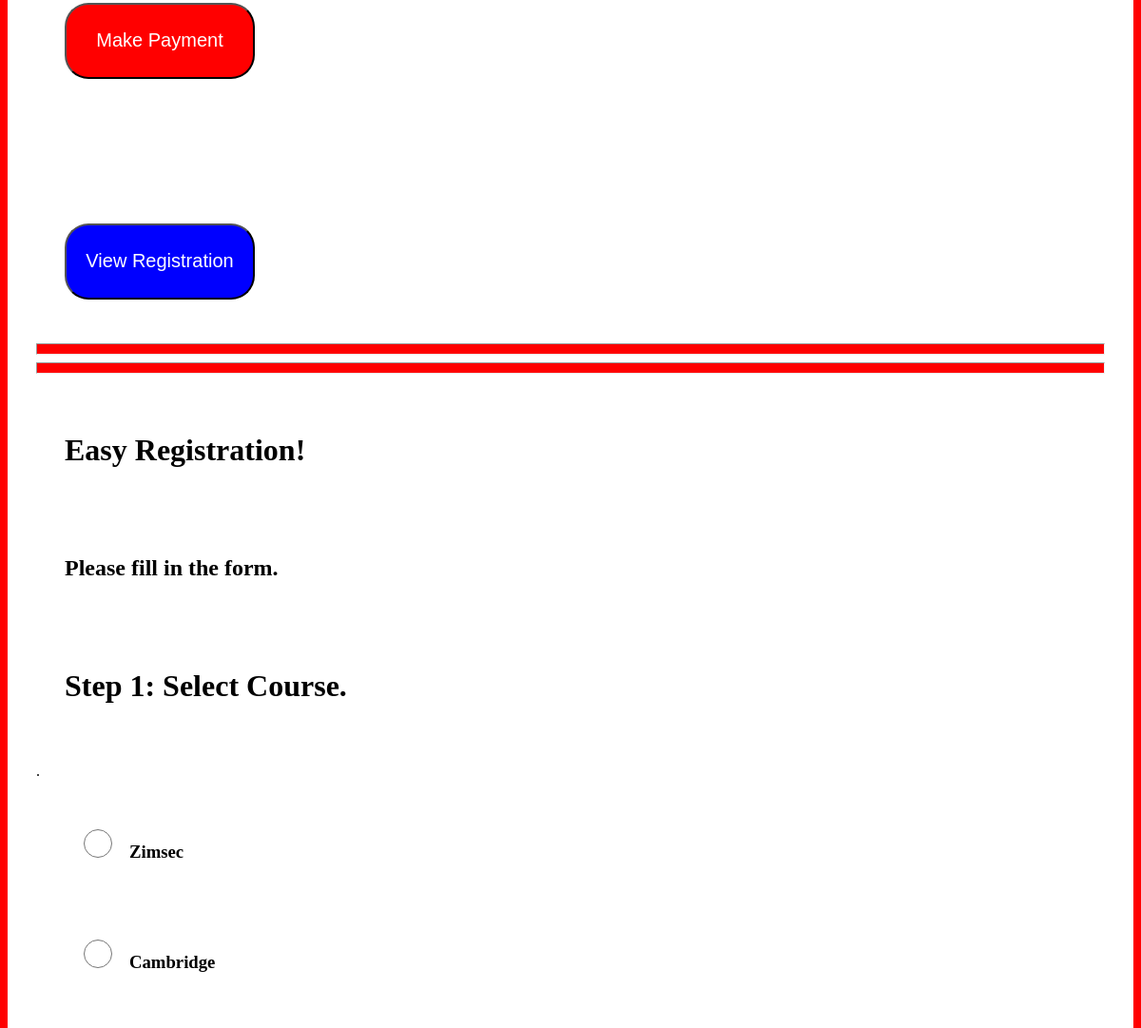
/easyregistration (signed in, middle part), run on an earlier commit of the app's database.
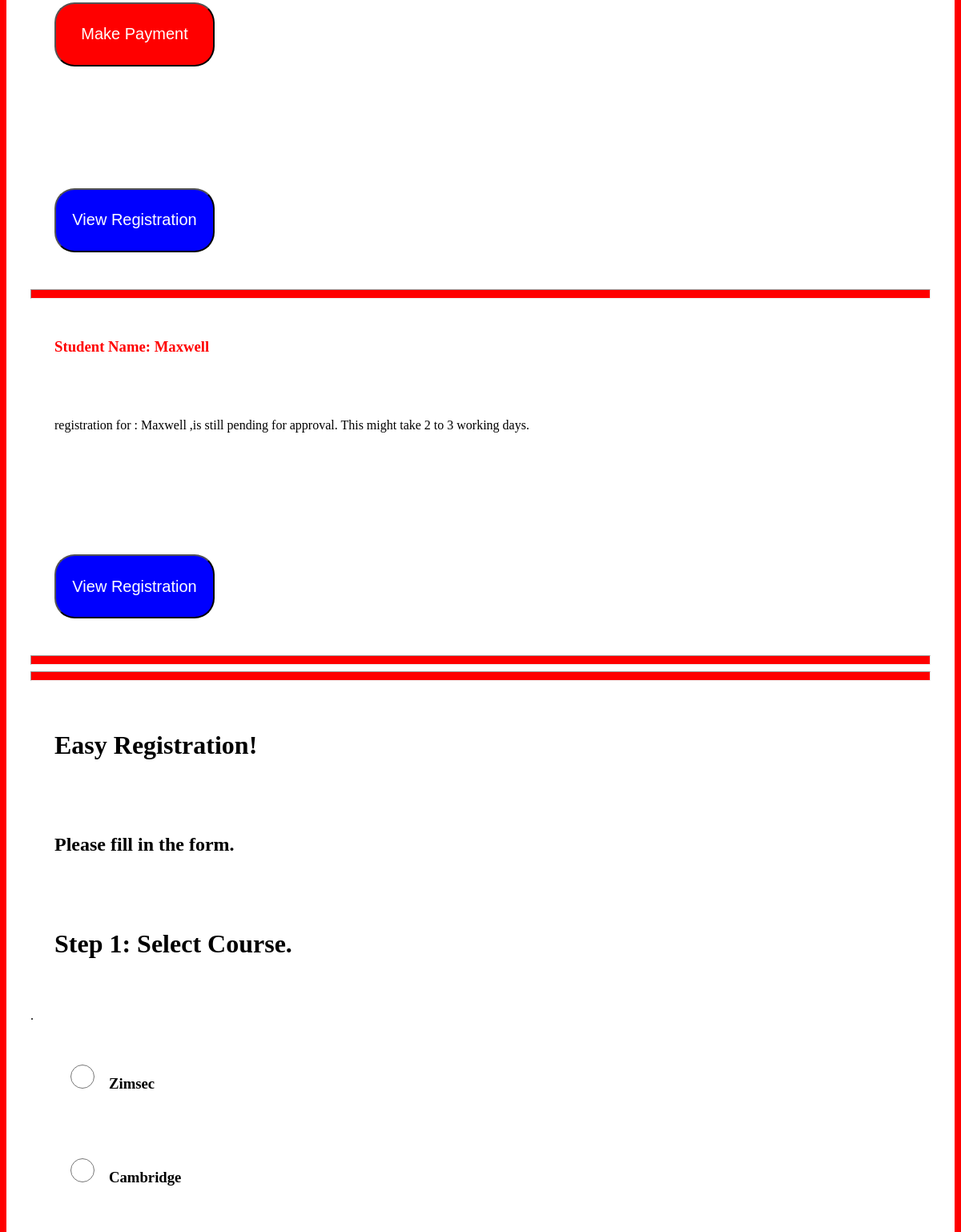
And on a later commit of the database.
### data/models.py (models this page shows, shortened)
class Registration(models.Model):
    registrationid = models.IntegerField(blank=False,unique=True,primary_key=True)
    user = models.ForeignKey(UserProfileInfo,on_delete=models.CASCADE,blank=True)
    course = models.CharField(blank=False,max_length=100,unique=False)
    status = models.CharField(blank=True,max_length=100,unique=False)
    parentname = models.CharField(blank=False,max_length=100,unique=False)
    parentsurname = models.CharField(blank=False,max_length=100,unique=False)
    parentemail = models.CharField(blank=False,max_length=100,unique=False)
    parentphonenumber = models.CharField(blank=False,max_length=100,unique=False)
    studentname = models.CharField(blank=False,max_length=100,unique=False)
    studentsurname = models.CharField(blank=False,max_length=100,unique=False)
    studentsex = models.CharField(blank=False,max_length=100,unique=False)
    form = models.CharField(blank=False,max_length=100,unique=False)
    registrationdate= models.DateTimeField(verbose_name='startdate',null=False)

### onlineregistration/views.py (the view, shortened to what this page needs)
# urls.py: path('easyregistration',views.easyregistration,name='easyregistration'),
@login_required
def easyregistration(request):
    easyregistration=request.POST.get('easyregistration')
    course=request.POST.get('course')
    parentname=request.POST.get('parentname')
    parentsurname=request.POST.get('parentsurname')
    parentemail=request.POST.get('parentemail')
    parentphonenumber=request.POST.get('parentphonenumber')
    studentname=request.POST.get('studentname')
    studentsurname=request.POST.get('studentsurname')
    studentsex=request.POST.get('studentsex')
    form=request.POST.get('form')
    zimsec=0
    user=request.user
    user= UserProfileInfo.objects.get(user=user)
    myregistrations=Registration.objects.filter(user=user)
    campridge=0
    my_dict = {'myregistrations':myregistrations}
    return render(request,'onlineregistration/onlineregistration.html',context=my_dict)

### templates/onlineregistration/onlineregistration.html (shortened to what this page needs)
{% extends 'onlineregistration/base.html' %}
{% load static %}   <link rel='stylesheet'href={% static 'css/onlineregistration.css'%}>
{% block body_block %}
<div class='body'>
    {%if myregistrations%}
    {%for myregistration in myregistrations%}
    {%if myregistration.status%}
    <div class = message>
        <h3><p>Student Name: {{myregistration.studentname}}</p></h3></div>
    <p> registration for : {{myregistration.studentname}} ,is still pending for approval. This might take 2 to 3 working days.</p>
    {%else%}
        <form  action={% url 'makepayment'%} method='POST'enctype='multipart/form-data' method='post'>
           <p> <input type='submit'class='registerbtn'name='makepayment'value='Make Payment'>  </p>
        </form>
        {%endif%}
        <form  action={% url 'viewregistration'%} method='POST'enctype='multipart/form-data' method='post'>
           <p> <input type=hidden name=id value={{myregistration.registrationid}} ></p>
           <p><input type='submit'class='viewbtn'name='viewregistration'value='View Registration'></p>
        </form>
    <hr>
    {%endfor%}
    <hr>
    {%endif%}
    <h1><p>Easy Registration!</p></h1>
      <form  action={% url 'easyregistration'%} method='POST'enctype='multipart/form-data' method='post'>
    <h2><p>Please fill in the form.</p></h2>
     <h1><p>Step 1: Select Course.</p></h1>
   . <h3><p><input class='radio' type='radio'name='course'value='zimsec'>Zimsec</p></h3>
    <h3><p><input class='radio' type='radio'name='course'value='cambridge'>Cambridge</p></h3>
    </form>
</div>
{%endblock%}

What changed in the data, as far as the page shows it:
added Registration: studentname "Maxwell"
